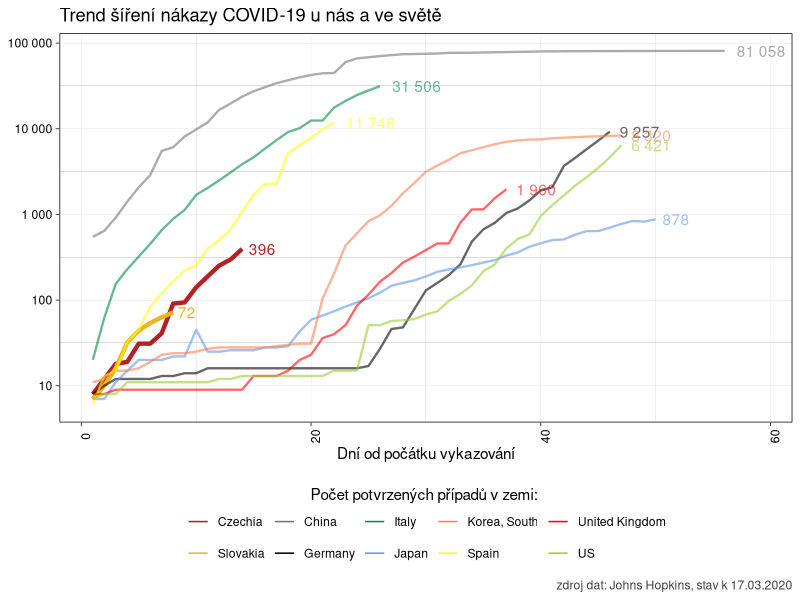
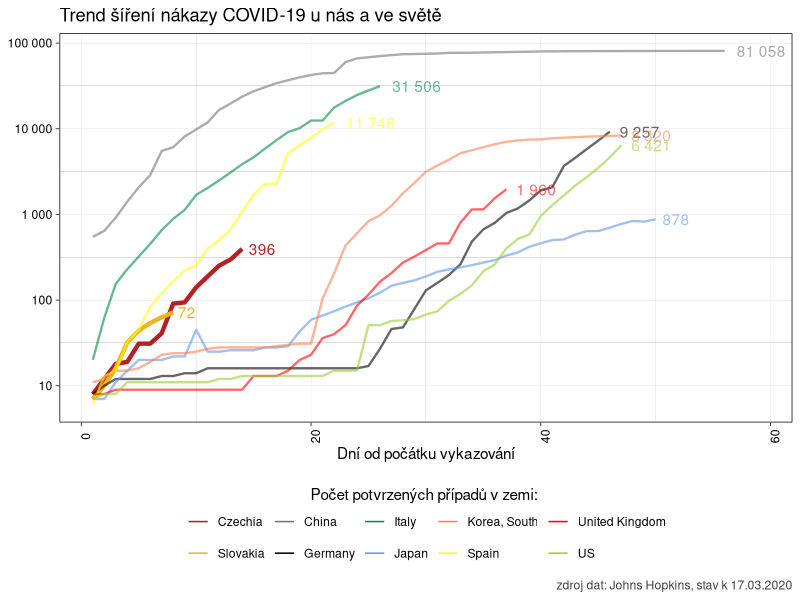

Generate these figures, in order, with R:
# pro srovnání...

library(tidyverse)

clean_data <- read_csv2("./data/raw_data.csv") %>%
  filter(zeme %in% c(
    "China", "Italy", "Japan", "Korea, South", "Czechia",
    "United Kingdom", "Slovakia", "Germany", "Spain", "US"
  ) & pocet > 0) %>%
  mutate(zeme = fct_relevel(as.factor(zeme), c("Czechia", "Slovakia"))) %>%
  group_by(zeme, datum) %>%
  summarise(pocet = sum(pocet)) %>%
  filter(pocet > 5) %>% # před pěti nemocnými je to hodně volatilní...
  group_by(zeme) %>%
  arrange(datum) %>%
  mutate(den = row_number())


ggplot(data = clean_data, aes(x = den, y = pocet, color = zeme, alpha = zeme)) +
  geom_line(aes(size = zeme)) +
  geom_text(
    data = slice(clean_data, which.max(den)),
    aes(x = den, y = pocet, label = formatC(pocet, big.mark = " ", format = "f", digits = 0)),
    hjust = -.25, show.legend = F
  ) +
  labs(
    title = "Trend šíření nákazy COVID-19 u nás a ve světě",
    color = "Počet potvrzených případů v zemi: ",
    x = "Dní od počátku vykazování",
    y = "Počet nakažených (log scale)",
    caption = paste("zdroj dat: Johns Hopkins, stav k", max(clean_data$datum) %>%
      format(format = "%d.%m.%Y"))
  ) +
  scale_x_continuous(limits = c(1, max(clean_data$den) + 3)) +
  scale_y_log10(labels = scales::number_format()) +
  scale_color_manual(
    values = c(
      "Czechia" = "firebrick",
      "Slovakia" = "goldenrod2",
      "China" = "gray45",
      "Italy" = "springgreen4",
      "Japan" = "cornflowerblue",
      "Korea, South" = "coral",
      "United Kingdom" = "red",
      "Germany" = "black",
      "US" = "yellowgreen",
      "Spain" = "yellow"
    ),
    guide = guide_legend(
      title.position = "top",
      title.hjust = 0.5,
      override.aes = list(size = 2)
    )
  ) +
  scale_alpha_manual(
    values = c(
      "Czechia" = 1,
      "Slovakia" = 1,
      "China" = .6,
      "Italy" = .6,
      "Japan" = .6,
      "Korea, South" = .6,
      "United Kingdom" = .6,
      "Germany" = .6,
      "Spain" = .6,
      "US" = .6
    ),
    guide = guide_none()
  ) +
  scale_size_manual(
    values = c(
      "Czechia" = 1.5,
      "Slovakia" = 1.5,
      "China" = .8,
      "Italy" = .8,
      "Japan" = .8,
      "Korea, South" = .8,
      "United Kingdom" = .8,
      "Germany" = .8,
      "Spain" = .8,
      "US" = .8
    ),
    guide = guide_none()
  ) +
  theme_linedraw() +
  theme(
    axis.text.x = element_text(angle = 90),
    axis.title.y = element_blank(),
    panel.grid.major = element_line(color = "gray75"),
    plot.caption = element_text(color = "gray25"),
    legend.position = "bottom"
  )

ggsave("./img/cizina.png", dpi = 300, units = "cm", width = 25, height = 20)
